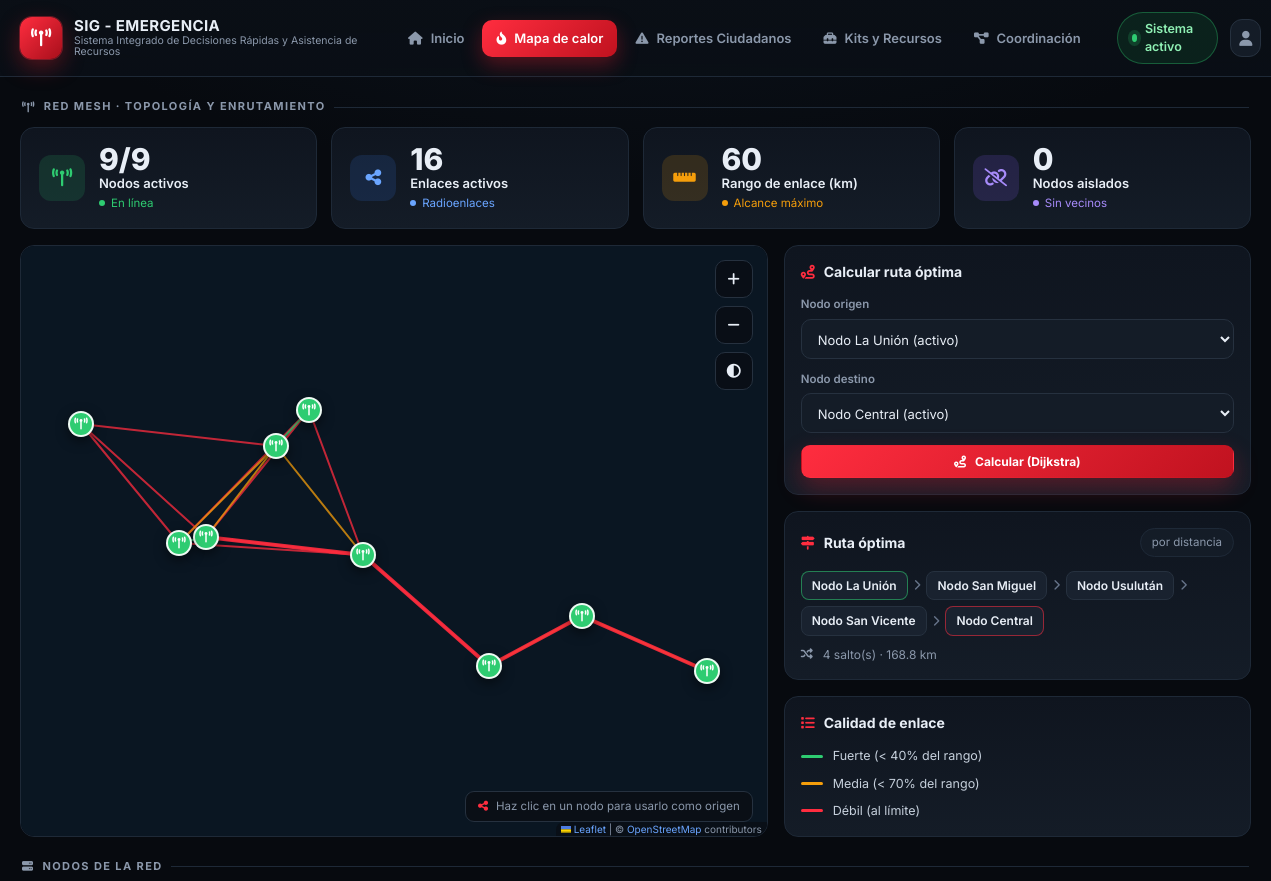
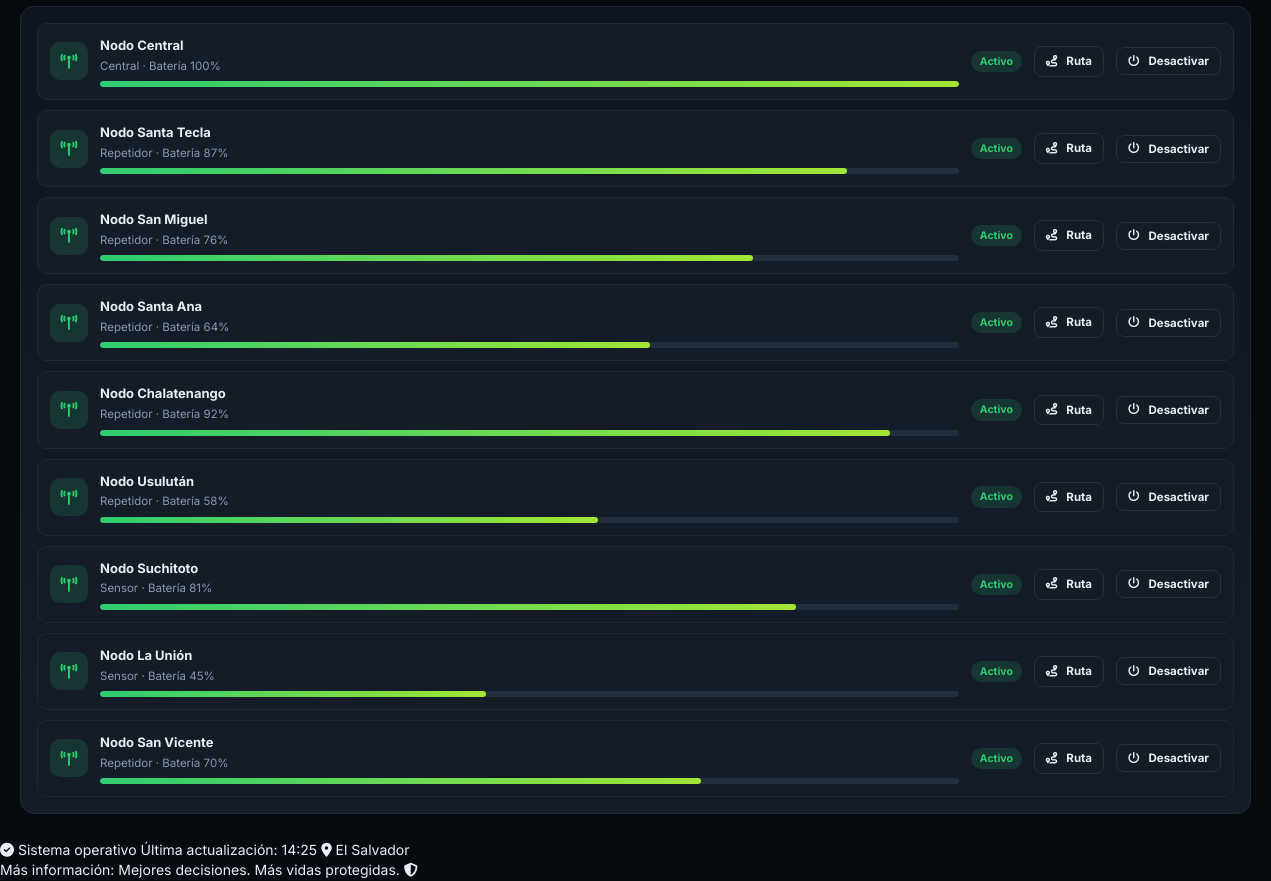
/red_mesh.php, run on the app's committed database (2 pictures, top to bottom).
### tables this page shows
CREATE TABLE nodos_mesh (
        id INTEGER PRIMARY KEY AUTOINCREMENT,
        nombre TEXT NOT NULL,
        lat REAL NOT NULL,
        lon REAL NOT NULL,
        tipo TEXT NOT NULL DEFAULT 'repetidor',
        estado TEXT NOT NULL DEFAULT 'activo',
        bateria INTEGER NOT NULL DEFAULT 100
    );

### includes/config.php (called while the page is built, shortened)
<?php
function env_load() {
    static $loaded = false;
    if ($loaded) {
        return;
    }
    $loaded = true;
}
function env($key, $default = null) {
    if (array_key_exists($key, $_ENV)) {
        return $_ENV[$key];
    }
    $v = getenv($key);
    return $v === false ? $default : $v;
}

### includes/mesh.php (called while the page is built, shortened)
<?php
require_once __DIR__ . '/db.php';
function haversine_km($lat1, $lon1, $lat2, $lon2) {
    $r = 6371.0;
    $dlat = deg2rad($lat2 - $lat1);
    $dlon = deg2rad($lon2 - $lon1);
    $a = sin($dlat / 2) * sin($dlat / 2)
        + cos(deg2rad($lat1)) * cos(deg2rad($lat2))
        * sin($dlon / 2) * sin($dlon / 2);
    return 2 * $r * asin(min(1, sqrt($a)));
}
function mesh_rango() {
    return max(5.0, (float) env('MESH_RANGE_KM', 60));
}
function mesh_grafo() {
    $rango = mesh_rango();
    $nodos = mesh_nodos();
    $byId = [];
    foreach ($nodos as $n) {
        $byId[(int) $n['id']] = $n;
    }
    $enlaces = [];
    $ids = array_keys($byId);
    $m = count($ids);
    for ($i = 0; $i < $m; $i++) {
        for ($j = $i + 1; $j < $m; $j++) {
            $a = $byId[$ids[$i]];
            $b = $byId[$ids[$j]];
            $km = haversine_km((float) $a['lat'], (float) $a['lon'], (float) $b['lat'], (float) $b['lon']);
            if ($km <= $rango) {
                $q = $km < $rango * 0.4 ? 'fuerte' : ($km < $rango * 0.7 ? 'media' : 'débil');
                $enlaces[] = [(int) $a['id'], (int) $b['id'], round($km, 1), $q];
            }
        }
    }
    return ['nodos' => $nodos, 'enlaces' => $enlaces, 'rango' => $rango];
}
function mesh_ruta($origen, $destino) {
    $g = mesh_grafo();
    $byId = [];
    foreach ($g['nodos'] as $n) {
        $byId[(int) $n['id']] = $n;
    }
    $origen = (int) $origen;
    $destino = (int) $destino;
    $adj = [];
    foreach ($g['enlaces'] as $e) {
        $adj[$e[0]][] = [$e[1], $e[2]];
        $adj[$e[1]][] = [$e[0], $e[2]];
    }
    $dist = [$origen => 0.0];
    $prev = [];
    $vis = [];
    while (true) {
        $u = null;
        $best = INF;
        foreach ($dist as $id => $d) {
            if (!isset($vis[$id]) && $d < $best) {
                $best = $d;
                $u = $id;
            }
        }
        if ($u === null || $u === $destino) {
            break;
        }
        $vis[$u] = true;
        foreach ($adj[$u] ?? [] as $par) {
            [$v, $w] = $par;
            $nd = $dist[$u] + $w;
            if (!isset($dist[$v]) || $nd < $dist[$v]) {
                $dist[$v] = $nd;
                $prev[$v] = $u;
            }
        }
    }
    $path = [$destino];
    while (end($path) !== $origen) {
        $path[] = $prev[end($path)];
    }
    $path = array_reverse($path);
    return ['path' => $path, 'km' => round($dist[$destino], 1), 'hops' => count($path) - 1];
}
function mesh_stats() {
    $g = mesh_grafo();
    $activos = 0;
    foreach ($g['nodos'] as $n) {
        if ($n['estado'] === 'activo') {
            $activos++;
        }
    }
    $aislados = 0;
    return [
        'total' => count($g['nodos']),
        'activos' => $activos,
        'enlaces' => count($g['enlaces']),
        'aislados' => $aislados,
        'rango' => $g['rango'],
    ];
}

### includes/db.php (called while the page is built, shortened)
<?php
require_once __DIR__ . '/config.php';
function db() {
    static $pdo = null;
    if ($pdo === null) {
        $file = db_file();
        $pdo = new PDO('sqlite:' . $file);
        $pdo->setAttribute(PDO::ATTR_ERRMODE, PDO::ERRMODE_EXCEPTION);
        $pdo->setAttribute(PDO::ATTR_DEFAULT_FETCH_MODE, PDO::FETCH_ASSOC);
    }
    return $pdo;
}
function init_db() {
    $pdo = db();
    $pdo->exec("CREATE TABLE IF NOT EXISTS alertas (
        id INTEGER PRIMARY KEY AUTOINCREMENT,
        nivel TEXT NOT NULL,
        tipo TEXT NOT NULL,
        lugar TEXT NOT NULL,
        tiempo TEXT NOT NULL,
        icon TEXT NOT NULL
    )");
    $pdo->exec("CREATE TABLE IF NOT EXISTS reportes (
        id INTEGER PRIMARY KEY AUTOINCREMENT,
        titulo TEXT NOT NULL,
        lugar TEXT NOT NULL,
        tiempo TEXT NOT NULL,
        estado TEXT NOT NULL,
        icon TEXT NOT NULL,
        descripcion TEXT NOT NULL DEFAULT ''
    )");
    $pdo->exec("CREATE TABLE IF NOT EXISTS kits (
        id INTEGER PRIMARY KEY AUTOINCREMENT,
        nombre TEXT NOT NULL,
        categoria TEXT NOT NULL,
        tipo TEXT NOT NULL,
        estado TEXT NOT NULL,
        ubicacion TEXT NOT NULL,
        cantidad TEXT NOT NULL,
        vencimiento TEXT NOT NULL,
        icon TEXT NOT NULL,
        color TEXT NOT NULL DEFAULT 'blue'
    )");
    $pdo->exec("CREATE TABLE IF NOT EXISTS albergues (
        id INTEGER PRIMARY KEY AUTOINCREMENT,
        nombre TEXT NOT NULL,
        distancia TEXT NOT NULL,
        capacidad TEXT NOT NULL,
        estado TEXT NOT NULL DEFAULT 'Disponible'
    )");
    $pdo->exec("CREATE TABLE IF NOT EXISTS reporte_imagenes (
        id INTEGER PRIMARY KEY AUTOINCREMENT,
        reporte_id INTEGER NOT NULL,
        archivo TEXT NOT NULL,
        creado TEXT NOT NULL
    )");
    $pdo->exec("CREATE TABLE IF NOT EXISTS capas (
        id INTEGER PRIMARY KEY AUTOINCREMENT,
        nombre TEXT NOT NULL,
        activa INTEGER NOT NULL DEFAULT 1
    )");
    $pdo->exec("CREATE TABLE IF NOT EXISTS sync_state (
        nombre TEXT PRIMARY KEY,
        valor TEXT NOT NULL,
        actualizado TEXT NOT NULL
    )");
    migrar_coordenadas($pdo);
}
function ensure_column($pdo, $tabla, $columna, $def) {
    $cols = $pdo->query("PRAGMA table_info(" . $tabla . ")")->fetchAll();
    foreach ($cols as $c) {
        if ($c['name'] === $columna) {
            return;
        }
    }
}
function migrar_coordenadas($pdo) {
    ensure_column($pdo, 'alertas', 'lat', 'REAL');
}
function mesh_nodos($solo_activos = false) {
    $sql = "SELECT id, nombre, lat, lon, tipo, estado, bateria FROM nodos_mesh ORDER BY id";
    return db()->query($sql)->fetchAll();
}

### includes/data.php (called while the page is built, shortened)
<?php
require_once __DIR__ . '/config.php';
try {
    require_once __DIR__ . '/db.php';
    init_db();
    $pdo = db();
    $ALERTAS = $pdo->query("SELECT id, nivel, tipo, lugar, tiempo, icon FROM alertas ORDER BY id")->fetchAll();
} catch (Throwable $e) {
}

### red_mesh.php (the view, shortened to what this page needs)
<?php
require_once __DIR__ . '/includes/data.php';
require_once __DIR__ . '/includes/mesh.php';
try {
    $stats = mesh_stats();
    $grafo = mesh_grafo();
    $central = (int) env('MESH_NODO_CENTRAL', 1);
    $origen = isset($_GET['origen']) ? (int) $_GET['origen'] : 8;
    $destino = isset($_GET['destino']) ? (int) $_GET['destino'] : $central;
    $ruta = mesh_ruta($origen, $destino);
    $nombres = [];
    foreach ($grafo['nodos'] as $n) {
        $nombres[(int) $n['id']] = $n['nombre'];
    }
} catch (Throwable $e) {
    $stats = ['total' => 0, 'activos' => 0, 'enlaces' => 0, 'aislados' => 0, 'rango' => 60];
    $grafo = ['nodos' => [], 'enlaces' => [], 'rango' => 60];
    $origen = 0;
    $destino = 1;
    $ruta = null;
    $nombres = [];
}
require __DIR__ . '/includes/header.php';
?>
<div class="section-label" style="margin-top:4px"><i class="fa-solid fa-tower-broadcast"></i> Red mesh · Topología y enrutamiento</div>
<div class="grid stats">
  <div class="stat"><div class="ic green"><i class="fa-solid fa-tower-broadcast"></i></div><div><div class="val"><?= $stats['activos'] ?>/<?= $stats['total'] ?></div><div class="lbl">Nodos activos</div><div class="sub green"><span class="d"></span> En línea</div></div></div>
  <div class="stat"><div class="ic blue"><i class="fa-solid fa-share-nodes"></i></div><div><div class="val"><?= $stats['enlaces'] ?></div><div class="lbl">Enlaces activos</div><div class="sub blue"><span class="d"></span> Radioenlaces</div></div></div>
  <div class="stat"><div class="ic amber"><i class="fa-solid fa-ruler-horizontal"></i></div><div><div class="val"><?= $stats['rango'] ?></div><div class="lbl">Rango de enlace (km)</div><div class="sub amber"><span class="d"></span> Alcance máximo</div></div></div>
  <div class="stat"><div class="ic <?= $stats['aislados'] > 0 ? 'red' : 'purple' ?>"><i class="fa-solid fa-link-slash"></i></div><div><div class="val"><?= $stats['aislados'] ?></div><div class="lbl">Nodos aislados</div><div class="sub <?= $stats['aislados'] > 0 ? 'red' : 'purple' ?>"><span class="d"></span> Sin vecinos</div></div></div>
</div>
<div class="grid" style="grid-template-columns:1.6fr 1fr;margin-top:16px">
  <div class="map-wrap" style="min-height:520px">
    <div id="meshMap" class="map" style="min-height:520px"></div>
    <div class="map-tools">
      <button class="map-tool" data-map-action="zoom-in"><i class="fa-solid fa-plus"></i></button>
      <button class="map-tool" data-map-action="zoom-out"><i class="fa-solid fa-minus"></i></button>
      <button class="map-tool" data-map-action="theme" title="Tema claro / oscuro"><i class="fa-solid fa-circle-half-stroke"></i></button>
    </div>
    <div class="map-coords"><i class="fa-solid fa-share-nodes"></i> Haz clic en un nodo para usarlo como origen</div>
  </div>
  <div class="stack">
    <form class="panel" method="get" action="red_mesh.php">
      <div class="panel-head"><h3><i class="fa-solid fa-route"></i> Calcular ruta óptima</h3></div>
      <div class="field">
        <label for="routeOrigen">Nodo origen</label>
        <select id="routeOrigen" name="origen">
          <?php foreach ($grafo['nodos'] as $n): ?>
            <option value="<?= (int) $n['id'] ?>" <?= $origen === (int) $n['id'] ? 'selected' : '' ?>>
              <?= htmlspecialchars($n['nombre']) ?> (<?= $n['estado'] ?>)
            </option>
          <?php endforeach; ?>
        </select>
      </div>
      <div class="field">
        <label for="routeDestino">Nodo destino</label>
        <select id="routeDestino" name="destino">
          <?php foreach ($grafo['nodos'] as $n): ?>
            <option value="<?= (int) $n['id'] ?>" <?= $destino === (int) $n['id'] ? 'selected' : '' ?>>
              <?= htmlspecialchars($n['nombre']) ?> (<?= $n['estado'] ?>)
            </option>
          <?php endforeach; ?>
        </select>
      </div>
      <button class="btn btn-red btn-block btn-sm" type="submit"><i class="fa-solid fa-route"></i> Calcular (Dijkstra)</button>
    </form>
    <div class="panel">
      <div class="panel-head"><h3><i class="fa-solid fa-signs-post"></i> Ruta óptima</h3><span class="chip">por distancia</span></div>
      <?php if ($ruta): ?>
        <div class="route-path">
          <?php foreach ($ruta['path'] as $i => $id): ?>
            <?php if ($i > 0): ?><i class="fa-solid fa-chevron-right"></i><?php endif; ?>
            <span class="hop <?= $i === 0 ? 'start' : '' ?> <?= $i === count($ruta['path']) - 1 ? 'end' : '' ?>"><?= htmlspecialchars($nombres[$id] ?? ('Nodo ' . $id)) ?></span>
          <?php endforeach; ?>
        </div>
        <div class="meta-row"><i class="fa-solid fa-shuffle"></i> <?= $ruta['hops'] ?> salto(s) · <?= $ruta['km'] ?> km</div>
      <?php else: ?>
        <div class="alert-err"><i class="fa-solid fa-link-slash"></i> Sin ruta entre los nodos elegidos. Revisa nodos inactivos o fuera de alcance.</div>
      <?php endif; ?>
    </div>
    <div class="panel">
      <div class="panel-head"><h3><i class="fa-solid fa-list"></i> Calidad de enlace</h3></div>
      <div class="legend">
        <div class="li"><span class="ln" style="border-color:#2ecc71"></span> Fuerte (&lt; 40% del rango)</div>
        <div class="li"><span class="ln" style="border-color:#f59e0b"></span> Media (&lt; 70% del rango)</div>
        <div class="li"><span class="ln" style="border-color:#ff2d3f"></span> Débil (al límite)</div>
      </div>
    </div>
  </div>
</div>
<div class="section-label"><i class="fa-solid fa-server"></i> Nodos de la red</div>
<div class="panel">
  <div class="list">
    <?php foreach ($grafo['nodos'] as $n): ?>
      <?php $nid = (int) $n['id']; $act = $n['estado'] === 'activo'; ?>
      <div class="row">
        <div class="ic <?= $act ? 'green' : '' ?>" style="<?= $act ? '' : 'background:#2a3442;color:#8b98ab' ?>">
          <i class="fa-solid fa-tower-broadcast"></i>
        </div>
        <div class="txt">
          <strong><?= htmlspecialchars($n['nombre']) ?></strong>
          <small style="text-transform:capitalize"><?= htmlspecialchars($n['tipo']) ?> · Batería <?= (int) $n['bateria'] ?>%</small>
          <div class="batt <?= (int) $n['bateria'] < 30 ? 'low' : '' ?>"><span style="width:<?= max(0, min(100, (int) $n['bateria'])) ?>%"></span></div>
        </div>
        <span class="badge <?= $act ? 'disp' : 'uso' ?>"><?= $act ? 'Activo' : 'Inactivo' ?></span>
        <a class="btn btn-ghost btn-xs" href="red_mesh.php?origen=<?= $nid ?>"><i class="fa-solid fa-route"></i> Ruta</a>
        <form method="post" action="red_mesh.php" style="margin:0">
          <button class="btn btn-xs <?= $act ? 'btn-ghost' : 'btn-red' ?>" type="submit">
            <i class="fa-solid fa-power-off"></i> <?= $act ? 'Desactivar' : 'Activar' ?>
          </button>
        </form>
      </div>
    <?php endforeach; ?>
  </div>
</div>
<?php require __DIR__ . '/includes/footer.php'; ?>

### data on the page
nodos_mesh: nombre "Nodo Central", tipo "Central", bateria "100", estado "Activo"
nodos_mesh: nombre "Nodo Santa Tecla", tipo "Repetidor", bateria "87", estado "Activo"
nodos_mesh: nombre "Nodo San Miguel", tipo "Repetidor", bateria "76", estado "Activo"
nodos_mesh: nombre "Nodo Santa Ana", tipo "Repetidor", bateria "64", estado "Activo"
nodos_mesh: nombre "Nodo Chalatenango", tipo "Repetidor", bateria "92", estado "Activo"
nodos_mesh: nombre "Nodo Usulután", tipo "Repetidor", bateria "58", estado "Activo"
nodos_mesh: nombre "Nodo Suchitoto", tipo "Sensor", bateria "81", estado "Activo"
nodos_mesh: nombre "Nodo La Unión", tipo "Sensor", bateria "45", estado "Activo"
nodos_mesh: nombre "Nodo San Vicente", tipo "Repetidor", bateria "70", estado "Activo"

### other printed values
$APP['nombre'] "SIG - EMERGENCIA"
$APP['subtitulo'] "Sistema Integrado de Decisiones Rápidas y Asistencia de Recursos"
$item['label'] "Inicio"
$item['label'] "Mapa de calor"
$item['label'] "Reportes Ciudadanos"
$item['label'] "Kits y Recursos"
$item['label'] "Coordinación"
$stats['activos'] "9"
$stats['total'] "9"
$stats['enlaces'] "16"
$stats['rango'] "60"
$stats['aislados'] "0"
$nombres[$id] "Nodo La Unión"
$nombres[$id] "Nodo San Miguel"
$nombres[$id] "Nodo Usulután"
